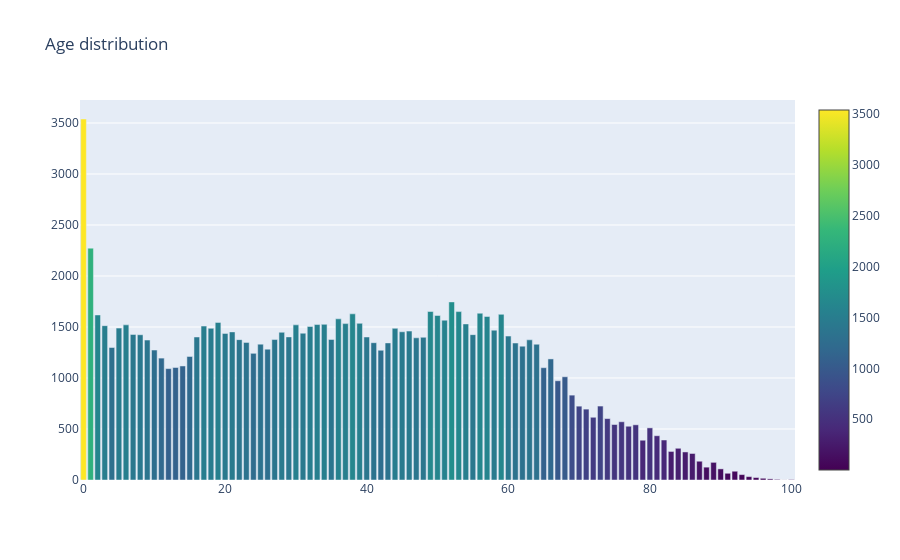

The notebook cell saved with this chart:
### Code cell
plt.figure(figsize=(13,7))
plt.scatter(range(df.shape[0]), np.sort(df.Age.values))
plt.xlabel('index', fontsize=12)
plt.ylabel('Age', fontsize=12)
plt.show()

cnt_srs = df['Age'].value_counts()
trace = go.Bar(
    x=cnt_srs.index,
    y=cnt_srs.values,
    marker=dict(
        #color = np.random.randn(500), #set color equal to a variable
        color = cnt_srs.values,
        colorscale='Viridis',
        showscale=True
    ),
)
layout = go.Layout(
    title='Age distribution'    
)
data = [trace]
fig = go.Figure(data=data, layout=layout)
py.iplot(fig, filename="age")

### Figure 1 — Plotly figure (JSON) as saved in the notebook; plotly's stock layout.template omitted (floating-point values rounded to 4 significant figures)
{"data": [{"marker": {"color": [3539, 2273, 1746, 1652, 1651, 1635, 1629, 1624, 1618, 1613, 1603, 1580, 1567, 1545, 1536, 1533, 1530, 1526, 1524, 1521, 1521, 1513, 1509, 1505, 1489, 1487, 1487, 1469, 1460, 1453, 1452, 1448, 1439, 1437, 1427, 1425, 1424, 1411, 1403, 1402, 1402, 1399, 1394, 1378, 1377, 1376, 1374, 1372, 1349, 1346, 1344, 1343, 1332, 1331, 1312, 1299, 1283, 1274, 1272, 1242, 1211, 1195, 1187, 1118, 1103, 1101, 1092, 1012, 973, 832, 725, 724, 695, 615, 602, 571, 544, 541, 527, 511, 434, 392, 390, 311, 280, 275, 260, 184, 173, 126, 109, 86, 66, 53, 33, 24, 17, 11, 6, 4, 1], "colorscale": [[0, "#440154"], [0.1111, "#482878"], [0.2222, "#3e4989"], [0.3333, "#31688e"], [0.4444, "#26828e"], [0.5556, "#1f9e89"], [0.6667, "#35b779"], [0.7778, "#6ece58"], [0.8889, "#b5de2b"], [1, "#fde725"]], "showscale": true}, "type": "bar", "x": [0, 1, 52, 49, 53, 56, 38, 59, 2, 50, 57, 36, 51, 19, 39, 37, 54, 34, 33, 6, 30, 3, 17, 32, 5, 18, 44, 58, 46, 45, 21, 28, 31, 20, 7, 55, 8, 60, 29, 40, 16, 48, 47, 35, 27, 22, 63, 9, 23, 41, 43, 61, 25, 64, 62, 4, 26, 10, 42, 24, 15, 11, 66, 14, 13, 65, 12, 68, 67, 69, 73, 70, 71, 72, 74, 76, 75, 78, 77, 80, 81, 82, 79, 84, 83, 85, 86, 87, 89, 88, 90, 92, 91, 93, 94, 95, 96, 97, 98, 100, 99], "y": [3539, 2273, 1746, 1652, 1651, 1635, 1629, 1624, 1618, 1613, 1603, 1580, 1567, 1545, 1536, 1533, 1530, 1526, 1524, 1521, 1521, 1513, 1509, 1505, 1489, 1487, 1487, 1469, 1460, 1453, 1452, 1448, 1439, 1437, 1427, 1425, 1424, 1411, 1403, 1402, 1402, 1399, 1394, 1378, 1377, 1376, 1374, 1372, 1349, 1346, 1344, 1343, 1332, 1331, 1312, 1299, 1283, 1274, 1272, 1242, 1211, 1195, 1187, 1118, 1103, 1101, 1092, 1012, 973, 832, 725, 724, 695, 615, 602, 571, 544, 541, 527, 511, 434, 392, 390, 311, 280, 275, 260, 184, 173, 126, 109, 86, 66, 53, 33, 24, 17, 11, 6, 4, 1]}], "layout": {"title": {"text": "Age distribution"}}}
